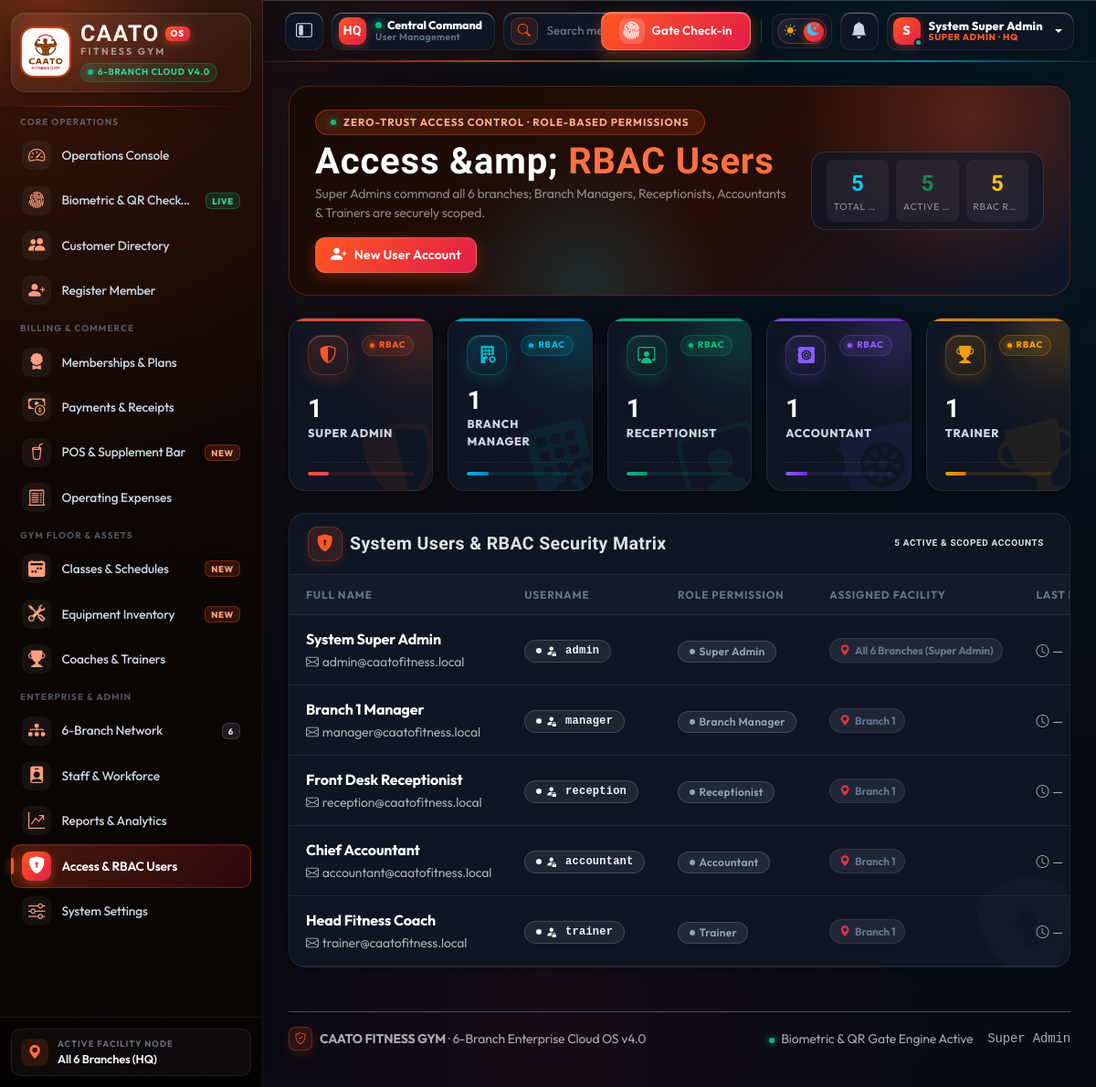
The app's page /index.php?page=users (signed in) with its own data.
### tables this page shows
CREATE TABLE users (
  id INT UNSIGNED AUTO_INCREMENT PRIMARY KEY,
  full_name VARCHAR(120) NOT NULL,
  username VARCHAR(50) NOT NULL UNIQUE,
  email VARCHAR(120) NULL UNIQUE,
  password_hash VARCHAR(255) NOT NULL,
  role_id INT UNSIGNED NOT NULL,
  branch_id INT UNSIGNED NULL,
  status ENUM('active','inactive') NOT NULL DEFAULT 'active',
  failed_attempts TINYINT UNSIGNED NOT NULL DEFAULT 0,
  locked_until DATETIME NULL,
  last_login DATETIME NULL,
  created_at TIMESTAMP NOT NULL DEFAULT CURRENT_TIMESTAMP,
  FOREIGN KEY (role_id) REFERENCES roles(id),
  FOREIGN KEY (branch_id) REFERENCES branches(id)
);

CREATE TABLE roles (
  id INT UNSIGNED AUTO_INCREMENT PRIMARY KEY,
  name VARCHAR(40) NOT NULL UNIQUE,
  label VARCHAR(80) NOT NULL
);

CREATE TABLE branches (
  id INT UNSIGNED AUTO_INCREMENT PRIMARY KEY,
  code VARCHAR(20) NOT NULL UNIQUE,
  name VARCHAR(120) NOT NULL,
  address VARCHAR(255) NULL,
  phone VARCHAR(30) NULL,
  email VARCHAR(120) NULL,
  status ENUM('active','inactive') NOT NULL DEFAULT 'active',
  created_at TIMESTAMP NOT NULL DEFAULT CURRENT_TIMESTAMP
);

### app/controllers/users.php (called while the page is built, shortened)
<?php
$roles = DB::all('SELECT id, name, label FROM roles ORDER BY id');
$rows = DB::all('SELECT u.*, r.label AS role_label, r.name AS role_name, b.name AS branch_name FROM users u JOIN roles r ON r.id=u.role_id LEFT JOIN branches b ON b.id=u.branch_id ORDER BY u.role_id, u.full_name');
render('users', ['pageTitle' => 'User Management', 'rows' => $rows, 'roles' => $roles, 'branches' => DB::all('SELECT id, name FROM branches ORDER BY id')]);

### index.php (called while the page is built, shortened)
<?php
$page = preg_replace('/[^a-z_]/', '', (string) ($_GET['page'] ?? 'dashboard'));
$file = ROOT . "/app/controllers/$page.php";
require $file;

### app/core/Auth.php (called while the page is built, shortened)
<?php
final class Auth
{
    public static function user(): array { return $_SESSION['user'] ?? []; }
    public static function role(): string { return $_SESSION['user']['role'] ?? ''; }
    public static function isSuper(): bool { return self::role() === 'super_admin'; }
    public static function can(string $p): bool { return self::isSuper() || in_array($p, $_SESSION['perms'] ?? [], true); }
}

### app/core/DB.php (called while the page is built, shortened)
<?php
final class DB
{
    private static ?PDO $pdo = null;
    public static function pdo(): PDO
    {
        if (!self::$pdo) {
            $c = cfg('db');
            $user = trim((string) ($c['user'] ?? 'root'));
            $pass = (string) ($c['pass'] ?? '');
            $opts = [
                PDO::ATTR_ERRMODE => PDO::ERRMODE_EXCEPTION,
                PDO::ATTR_DEFAULT_FETCH_MODE => PDO::FETCH_ASSOC,
                PDO::ATTR_EMULATE_PREPARES => false,
            ];
            try {
                $dsn = "mysql:host={$c['host']};port={$c['port']};dbname={$c['name']};charset={$c['charset']}";
                self::$pdo = new PDO($dsn, $user, $pass, $opts);
            } catch (PDOException $e) {
                if (($c['host'] ?? '') !== '127.0.0.1' && ($c['host'] ?? '') !== 'localhost') {
                    try {
                        $localDsn = "mysql:host=127.0.0.1;port=3306;dbname=caato_gym;charset=utf8mb4";
                        self::$pdo = new PDO($localDsn, 'root', '', $opts);
                    } catch (Throwable $ignore) {
                        throw $e;
                    }
                } else {
                    throw $e;
                }
            }
            self::$pdo->exec("SET time_zone = '" . date('P') . "'");
        }
        return self::$pdo;
    }
    public static function q(string $sql, array $p = []): PDOStatement
    {
        $st = self::pdo()->prepare($sql);
        $st->execute(array_values($p));
        return $st;
    }
    public static function all(string $sql, array $p = []): array { return self::q($sql, $p)->fetchAll(); }
    public static function val(string $sql, array $p = []) { $r = self::q($sql, $p)->fetchColumn(); return $r === false ? null : $r; }
    public static function exec(string $sql, array $p = []): int { return self::q($sql, $p)->rowCount(); }
}

### app/views/users.php (the view, shortened to what this page needs)
<div class="row g-3 mb-4">
  <?php
  $roleCounts = [];
  foreach ($rows as $ur) $roleCounts[$ur['role_label']] = ($roleCounts[$ur['role_label']] ?? 0) + 1;
  $rThemes = ['brand', 'cyan', 'emerald', 'violet', 'amber', 'red'];
  $rIcons  = [
    'Super Admin'    => 'bi-shield-shaded',
    'Branch Manager' => 'bi-building-fill-gear',
    'Receptionist'   => 'bi-person-workspace',
    'Accountant'     => 'bi-safe2-fill',
    'Trainer'        => 'bi-trophy-fill',
  ];
  $rIdx = 0;
  foreach ($roleCounts as $rLbl => $rCnt):
    $th = $rThemes[$rIdx % count($rThemes)];
    $ic = $rIcons[$rLbl] ?? 'bi-shield-check';
    $pct = count($rows) > 0 ? min(100, max(18, (int) round(($rCnt / count($rows)) * 100))) : 40;
    $rIdx++;
  ?>
    <div class="col-6 col-md-4 col-xl">
      <div class="card stat stat-pro <?= $th ?> h-100">
        <div class="stat-glow-orb"></div>
        <i class="bi <?= $ic ?> stat-watermark"></i>
        <div class="stat-top">
          <div class="ico" style="width:44px;height:44px;font-size:1.2rem!important"><i class="bi <?= $ic ?>"></i></div>
          <div class="stat-meta-right">
            <span class="stat-pill"><span class="stat-dot"></span> RBAC</span>
          </div>
        </div>
        <div class="stat-body">
          <div class="num fs-3"><?= (int) $rCnt ?></div>
          <div class="stat-title"><?= e($rLbl) ?></div>
        </div>
        <div class="stat-foot">
          <div class="stat-spark"><div class="stat-spark-fill" style="width:<?= $pct ?>%"></div></div>
        </div>
      </div>
    </div>
  <?php endforeach; ?>
</div>
<div class="card card-bento-panel shadow-sm">
  <i class="bi bi-shield-lock-fill panel-watermark"></i>
  <div class="card-header d-flex flex-wrap align-items-center justify-content-between gap-2">
    <div class="d-flex align-items-center gap-2">
      <span class="panel-hdr-ico brand"><i class="bi bi-shield-lock-fill"></i></span>
      <span>System Users &amp; RBAC Security Matrix</span>
    </div>
    <span class="stat-pill"><span class="stat-dot"></span> <?= count($rows) ?> Active &amp; Scoped Accounts</span>
  </div>
  <div class="table-responsive">
    <table class="table table-hover table-pro-matrix align-middle mb-0">
      <thead>
        <tr>
          <th>Full Name</th>
          <th>Username</th>
          <th>Role Permission</th>
          <th>Assigned Facility</th>
          <th>Last Login Timestamp</th>
        </tr>
      </thead>
      <tbody>
      <?php foreach ($rows as $r): ?>
        <tr>
          <td>
            <div class="fw-bold fs-6"><?= e($r['full_name']) ?></div>
            <small class="text-muted"><i class="bi bi-envelope me-1"></i><?= e($r['email']) ?></small>
          </td>
          <td><span class="badge text-bg-light border font-monospace"><i class="bi bi-person-fill-lock text-brand me-1"></i><?= e($r['username']) ?></span></td>
          <td><span class="badge text-bg-secondary"><?= e($r['role_label']) ?></span></td>
          <td>
            <span class="gate-visit-pill">
              <i class="bi bi-geo-alt-fill text-danger"></i>
              <?= e($r['branch_name'] ? short_branch($r['branch_name']) : 'All 6 Branches (Super Admin)') ?>
            </span>
          </td>
          <td><small class="text-muted"><i class="bi bi-clock me-1"></i><?= fmt_dt($r['last_login']) ?></small></td>
        </tr>
      <?php endforeach; ?>
      </tbody>
    </table>
  </div>
</div>

### app/views/layout/header.php (shortened to what this page needs)
<?php
$navGroups = [
    'CORE OPERATIONS' => [
        ['dashboard', 'Operations Console', 'bi-speedometer2', 'dashboard.view', ''],
        ['attendance', 'Biometric & QR Check-in', 'bi-fingerprint', 'attendance.view', 'LIVE'],
        ['customers', 'Customer Directory', 'bi-people-fill', 'customers.view', ''],
        ['customer_register', 'Register Member', 'bi-person-plus-fill', 'customers.create', ''],
    ],
    'BILLING & COMMERCE' => [
        ['memberships', 'Memberships & Plans', 'bi-award-fill', 'memberships.view', ''],
        ['payments', 'Payments & Receipts', 'bi-cash-coin', 'payments.view', ''],
        ['pos', 'POS & Supplement Bar', 'bi-cup-straw', 'pos.view', 'NEW'],
        ['expenses', 'Operating Expenses', 'bi-receipt-cutoff', 'expenses.manage', ''],
    ],
    'GYM FLOOR & ASSETS' => [
        ['classes', 'Classes & Schedules', 'bi-calendar2-week-fill', 'classes.view', 'NEW'],
        ['equipment', 'Equipment Inventory', 'bi-tools', 'equipment.view', 'NEW'],
        ['trainers', 'Coaches & Trainers', 'bi-trophy-fill', 'trainers.view', ''],
    ],
    'ENTERPRISE & ADMIN' => [
        ['branches', '6-Branch Network', 'bi-diagram-3-fill', 'branches.manage', '6'],
        ['employees', 'Staff & Workforce', 'bi-person-badge-fill', 'employees.manage', ''],
        ['reports', 'Reports & Analytics', 'bi-graph-up-arrow', 'reports.view', ''],
        ['users', 'Access & RBAC Users', 'bi-shield-lock-fill', 'users.manage', ''],
        ['settings', 'System Settings', 'bi-sliders', 'settings.manage', ''],
    ],
];
[$nsc, $nsp] = Auth::isSuper() ? ['', []] : [' AND (branch_id IS NULL OR branch_id=?)', [Auth::branchId() ?? 0]];
$unread = (int) DB::val('SELECT COUNT(*) FROM notifications WHERE is_read=0' . $nsc, $nsp);
$pageTitle = $pageTitle ?? 'CAATO FITNESS GYM';
?>
<!DOCTYPE html>
<html lang="en" data-bs-theme="light">
<head>
<link href="https://cdn.jsdelivr.net/npm/bootstrap@5.3.3/dist/css/bootstrap.min.css" rel="stylesheet">
<link href="https://cdn.jsdelivr.net/npm/bootstrap-icons@1.11.3/font/bootstrap-icons.min.css" rel="stylesheet">
<link href="<?= asset('css/app.css') ?>" rel="stylesheet">
</head>
<body>
<aside class="sidebar" id="sidebar">
  <div class="sidebar-brand-wrapper">
    <a class="brand brand-pro-card" href="<?= url('dashboard') ?>">
      <span class="logo-tile">
        <img src="<?= asset('img/logo.png') ?>" alt="CAATO FITNESS GYM">
      </span>
      <div class="brand-text-block">
        <div class="brand-title-row">
          <span class="brand-title">CAATO</span>
          <span class="brand-os-pill">OS</span>
        </div>
        <span class="brand-sub">FITNESS GYM</span>
        <span class="brand-status-tag"><span class="pulse-dot"></span> 6-BRANCH CLOUD v4.0</span>
      </div>
    </a>
  </div>
  <nav class="sidebar-nav">
    <?php foreach ($navGroups as $groupTitle => $items):
      $visible = array_filter($items, fn($it) => Auth::can($it[3]));
    ?>
      <div class="nav-section-title"><?= e($groupTitle) ?></div>
      <?php foreach ($visible as [$p, $label, $icon, $perm, $tag]):
        $isActive = PAGE === $p || (in_array(PAGE, ['customer_view', 'customer_edit'], true) && $p === 'customers');
        $tagClass = $tag === 'LIVE' ? 'nav-badge-live' : ($tag === 'NEW' ? 'nav-badge-new' : 'nav-badge-count');
      ?>
        <a class="nav-link <?= $isActive ? 'active' : '' ?>" href="<?= url($p) ?>" title="<?= e($label) ?>">
          <span class="nav-icon-wrap"><i class="bi <?= $icon ?>"></i></span>
          <span class="nav-label"><?= e($label) ?></span>
          <?php if ($tag !== ''): ?><span class="nav-badge <?= $tagClass ?>"><?= e($tag) ?></span><?php endif; ?>
        </a>
      <?php endforeach; ?>
    <?php endforeach; ?>
  </nav>
  <div class="side-foot">
    <div class="side-foot-chip">
      <span class="side-foot-ico"><i class="bi bi-geo-alt-fill"></i></span>
      <div class="side-foot-info">
        <span class="side-foot-label">ACTIVE FACILITY NODE</span>
        <strong class="side-foot-val"><?= e(Auth::isSuper() ? 'All 6 Branches (HQ)' : short_branch(Auth::user()['branch_name'] ?? '')) ?></strong>
      </div>
    </div>
  </div>
</aside>
<?php
$tbRole = Auth::role();
$tbRoleLabel = ucwords(str_replace('_', ' ', $tbRole));
$tbBrCode = Auth::isSuper() ? 'HQ' : (Auth::user()['branch_code'] ?? 'B1');
$tbBrName = Auth::isSuper() ? 'Central Command' : short_branch(Auth::user()['branch_name'] ?? 'Branch 1');
$tbRoleColors = [
    'super_admin'    => 'brand',
    'branch_manager' => 'cyan',
    'receptionist'   => 'emerald',
    'accountant'     => 'violet',
    'trainer'        => 'amber',
];
$tbRoleTheme = $tbRoleColors[$tbRole] ?? 'brand';
?>
<div class="main">
  <header class="topbar">
    <div class="topbar-glow-line"></div>
    <div class="topbar-left">
      <button class="btn btn-action-icon pro-icon-btn d-none d-lg-inline-grid" id="collapseBtn" title="Toggle compact sidebar">
        <i class="bi bi-layout-sidebar-inset"></i>
      </button>
      <a href="<?= url('dashboard') ?>" class="topbar-context-pro d-none d-xl-inline-flex text-decoration-none" title="Active Facility & Console Scope">
        <span class="topbar-node-badge <?= $tbRoleTheme ?>"><?= e($tbBrCode) ?></span>
        <div class="topbar-context-stack">
          <span class="topbar-context-top">
            <span class="status-pulse-dot"></span>
            <?= e($tbBrName) ?>
          </span>
          <span class="topbar-context-sub"><?= e($pageTitle) ?></span>
        </div>
      </a>
      <button type="button" class="cmd-trigger-btn pro-search-bar d-none d-md-inline-flex" data-bs-toggle="modal" data-bs-target="#cmdPaletteModal">
        <span class="cmd-ico-pod"><i class="bi bi-search"></i></span>
        <span class="cmd-trigger-text">Search members, CF-ID or commands…</span>
        <span class="cmd-kbd"><i class="bi bi-command me-1"></i>Ctrl K</span>
      </button>
    </div>
    <div class="topbar-right">
      <?php if (Auth::can('customers.create')): ?>
        <a href="<?= url('customer_register') ?>" class="btn-topbar-quick emerald d-none d-xl-inline-flex" title="Enroll New Member">
          <span class="quick-ico"><i class="bi bi-person-plus-fill"></i></span>
          <span>Enroll</span>
        </a>
      <?php endif; ?>
      <?php if (Auth::can('attendance.checkin')): ?>
        <a href="<?= url('attendance') ?>" class="btn btn-topbar-cta d-none d-sm-inline-flex" title="Open Biometric & QR Door Scanner">
          <span class="cta-ico-ring"><i class="bi bi-fingerprint"></i></span>
          <span>Gate Check-in</span>
        </a>
      <?php endif; ?>
      <button type="button" class="theme-switch-pill" id="themeBtn" title="Toggle Obsidian Dark / Neo-Light Mode" aria-label="Toggle Theme">
        <span class="theme-switch-track">
          <i class="bi bi-sun-fill theme-ico-sun"></i>
          <i class="bi bi-moon-stars-fill theme-ico-moon"></i>
          <span class="theme-switch-thumb"></span>
        </span>
      </button>
      <div class="dropdown">
        <button class="btn btn-action-icon pro-icon-btn position-relative <?= $unread ? 'has-alerts' : '' ?>" data-bs-toggle="dropdown" aria-label="Notifications" title="System Notifications & Expiry Alerts">
          <i class="bi bi-bell-fill"></i>
        </button>
      </div>
      <div class="dropdown">
        <button class="btn btn-user-pill pro-user-pill dropdown-toggle" data-bs-toggle="dropdown">
          <span class="user-avatar-badge <?= $tbRoleTheme ?>">
            <?= e(strtoupper(mb_substr(Auth::user()['name'] ?? 'A', 0, 1))) ?>
            <span class="avatar-online-dot"></span>
          </span>
          <span class="user-pill-stack d-none d-lg-flex">
            <span class="user-pill-name"><?= e(Auth::user()['name'] ?? '') ?></span>
            <span class="user-pill-role"><?= e(strtoupper($tbRoleLabel)) ?> · <?= e($tbBrCode) ?></span>
          </span>
        </button>
      </div>
    </div>
  </header>
  <main class="content">

### records on screen
users: full_name "S", full_name "System Super Admin", email "admin@caatofitness.local", username "admin", role.label "Super Admin", branch_name "All 6 Branches (Super Admin)", last_login "—"
users: full_name "Branch 1 Manager", email "manager@caatofitness.local", username "manager", role.label "Branch Manager", branch.name "Branch 1", last_login "—"
users: full_name "Front Desk Receptionist", email "reception@caatofitness.local", username "reception", role.label "Receptionist", branch.name "Branch 1", last_login "—"
users: full_name "Chief Accountant", email "accountant@caatofitness.local", username "accountant", role.label "Accountant", branch.name "Branch 1", last_login "—"
users: full_name "Head Fitness Coach", email "trainer@caatofitness.local", username "trainer", role.label "Trainer", branch.name "Branch 1", last_login "—"

### other values on screen
$groupTitle "CORE OPERATIONS"
$label "Operations Console"
$label "Biometric & QR Check-in"
$tag "LIVE"
$label "Customer Directory"
$label "Register Member"
$groupTitle "BILLING & COMMERCE"
$label "Memberships & Plans"
$label "Payments & Receipts"
$label "POS & Supplement Bar"
$tag "NEW"
$label "Operating Expenses"
$groupTitle "GYM FLOOR & ASSETS"
$label "Classes & Schedules"
$label "Equipment Inventory"
